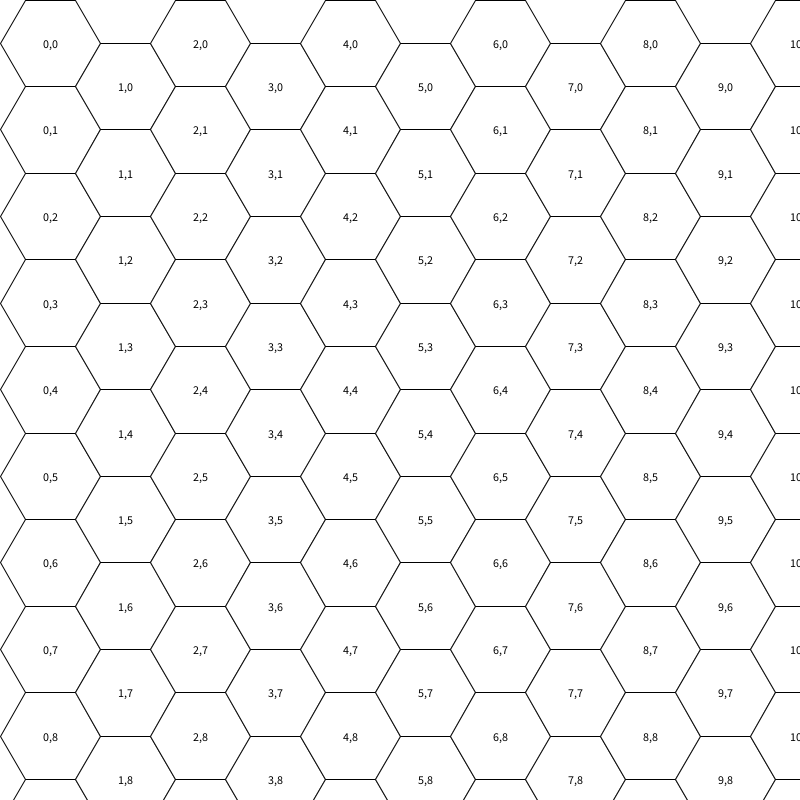
Frame 1 (no input)
Frame 60 (the mouse pressed at the canvas centre just before this capture): identical to frame 1, image omitted
Frame 120 (the mouse held since frame 60 and released just before this capture): identical to frame 1, image omitted

The Processing sketch that drew this single still picture (run headless with seeded random() and noise(); from frame 60 on, the mouse is pressed at the canvas centre):

// Processing sketch: HexApp
// ── HexApp.pde

int hexSize;
int numCols;
int numRows;
HexCoord center;
boolean activeHexes[][];

void setup() {
  size(800, 800);

  hexSize = 50;
  numCols = 12;
  numRows = 12;

  center = new HexCoord(floor(numCols/2), floor(numRows/2));

  activeHexes = new boolean[numCols][numRows];
  for (int col = 0; col < numCols; col++) {
    for (int row = 0; row < numRows; row++) {
      activeHexes[col][row] = false;
    }
  }

  redraw();
}

void draw() {
}

void clear() {
  for (int col = 0; col < numCols; col++) {
    for (int row = 0; row < numRows; row++) {
      activeHexes[col][row] = false;
    }
  }
}

void redraw() {
  background(255);
  for (int col = 0; col < numCols; col++) {
    for (int row = 0; row < numRows; row++) {
      drawHexagon(col, row);
    }
  }
}

void drawHexagon(int col, int row) {
  float x = indexToWorldX(col, row);
  float y = indexToWorldY(col, row);

  if (activeHexes[col][row]) {
    fill(0, 128);
  } else {
    fill(255);
  }

  stroke(0);
  strokeWeight(1);
  hex(x, y, hexSize);

  fill(0);
  hexLabel(x, y, hexSize, col, row);
}

void hex(float x, float y, float side) {
  float half = side / 2;
  float h = half * tan(PI/3);

  pushMatrix();
  translate(x, y);
  beginShape();
  vertex(half, 0);
  vertex(half + side, 0);
  vertex(2 * side, h);
  vertex(half + side, 2 * h);
  vertex(half, 2 * h);
  vertex(0, h);
  vertex(half, 0);
  endShape();
  popMatrix();
}

void hexLabel(float x, float y, float side, int col, int row) {
  float half = side / 2;
  float h = half * tan(PI/3);
  textAlign(CENTER, CENTER);
  text(col + "," + row, x + side, y + h);
}

void toggleHex(int col, int row) {
  activeHexes[col][row] = !activeHexes[col][row];
}

boolean isValidHex(int col, int row) {
  return col >= 0 && col < numCols && row >= 0 && row < numRows;
}

float indexToWorldX(int c, int r) {
  return c * hexSize * 1.5;
}

float indexToWorldY(int c, int r) {
  float half = hexSize / 2;
  float h = half * tan(PI/3);
  if (c % 2 == 0) {
    return 2 * r * h;
  }
  return (2 * r + 1) * h;
}

int worldToIndexX(float x, float y) {
  int col = floor(x / hexSize / 1.5);

  if (x % (1.5 * hexSize) < 0.5 * hexSize) {
    float half = hexSize / 2;
    float h = half * tan(PI/3);
    float modX = x % (1.5 * hexSize);
    float modY = (col % 2 == 0 ? y : y + h) % (2 * h);

    if (modY < -2 * h * modX / hexSize + h || modY > 2 * h * modX / hexSize + h) {
      return floor(x / hexSize / 1.5) - 1;
    }
  }
  return col;
}

int worldToIndexY(float x, float y) {
  float half = hexSize / 2;
  float h = half * tan(PI/3);
  int col = worldToIndexX(x, y);
  if (col % 2 == 0) {
    return floor(y / h / 2);
  }
  return floor(y / h / 2 - 0.5);
}

void mouseReleased() {
  float centerX = indexToWorldX(center.col, center.row) - 0.5 * hexSize;
  float centerY = indexToWorldY(center.col, center.row);
  float dx = mouseX - centerX;
  float dy = mouseY - centerY;

  int numSides = 1;
  for (int i = 0; i < numSides; i++) {
    float a = (float) i * 2 * PI / numSides;
    float x = centerX + dx * cos(a) - dy * sin(a);
    float y = centerY + dx * sin(a) + dy * cos(a);

    int col = worldToIndexX(x, y);
    int row = worldToIndexY(x, y);
    if (isValidHex(col, row)) {
      toggleHex(col, row);
    }
  }

  redraw();

  stroke(255, 0, 0);
  strokeWeight(2);
  for (int i = 0; i < numSides; i++) {
    float a = (float) i * 2 * PI / numSides;
    float x = centerX + dx * cos(a) - dy * sin(a);
    float y = centerY + dx * sin(a) + dy * cos(a);
    line(centerX, centerY, x, y);
  }
}

void keyReleased() {
  switch (key) {
    case ' ':
      redraw();
      break;
    case 'r':
      clear();
      redraw();
      break;
  }
}

// ── HexCoord.pde

public class HexCoord {
  public int col;
  public int row;
  
  HexCoord(int c, int r) {
    col = c;
    row = r;
  }

  ArrayList<HexCoord> getNeighbors(HexCoord hex) {
    ArrayList<HexCoord> result = new ArrayList<HexCoord>();
    result.add(new HexCoord(hex.col - 1, hex.row - 1));
    result.add(new HexCoord(hex.col + 0, hex.row - 2));
    result.add(new HexCoord(hex.col + 1, hex.row - 1));
    result.add(new HexCoord(hex.col + 1, hex.row + 1));
    result.add(new HexCoord(hex.col + 0, hex.row + 2));
    result.add(new HexCoord(hex.col - 1, hex.row + 1));
    return result;
  }
  
  boolean isNeighbor(HexCoord hex) {
    int dCol = abs(hex.col - col);
    int dRow = abs(hex.row - row);
    if (dCol == 1 && dRow == 1) {
      return true;
    }
    if (dCol == 0 && dRow == 2) {
      return true;
    }
    return false;
  }
}
